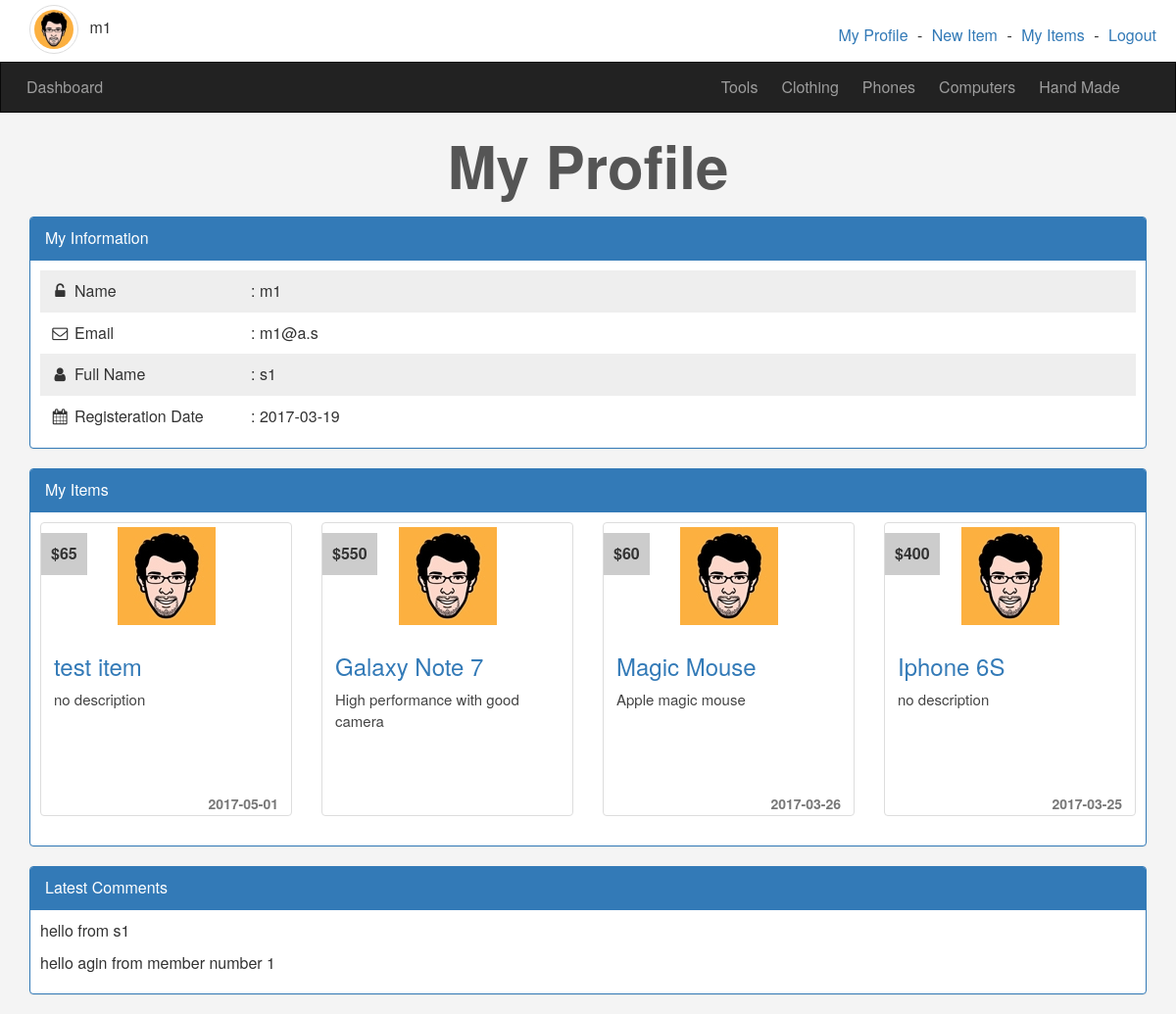
Page /project/profile.php (signed in) on the committed database.
### tables this page shows
CREATE TABLE `categories` (
  `Cat_ID` int(11) NOT NULL,
  `Cat_Name` varchar(255) NOT NULL,
  `Cat_Description` text NOT NULL,
  `Cat_Parent` int(11) NOT NULL,
  `Cat_Ordering` int(11) NOT NULL,
  `Cat_Visibility` tinyint(4) NOT NULL DEFAULT '0',
  `Allow_Comment` tinyint(4) NOT NULL DEFAULT '0',
  `Allow_Ads` tinyint(4) NOT NULL DEFAULT '0'
);

CREATE TABLE `users` (
  `User_ID` int(11) NOT NULL,
  `User_Name` varchar(255) NOT NULL,
  `Password` varchar(255) NOT NULL,
  `Email` varchar(255) NOT NULL,
  `Full_Name` varchar(255) NOT NULL,
  `Group_ID` int(11) NOT NULL,
  `Trust_Status` int(11) NOT NULL DEFAULT '0',
  `Reg_Status` int(11) NOT NULL DEFAULT '0',
  `User_Add_Date` date NOT NULL,
  `User_Img` varchar(255) NOT NULL
);

CREATE TABLE `items` (
  `Item_ID` int(11) NOT NULL,
  `Item_Name` varchar(255) NOT NULL,
  `Item_Description` text NOT NULL,
  `Item_Price` smallint(7) NOT NULL,
  `Add_Date` date NOT NULL,
  `Country_Made` varchar(255) NOT NULL,
  `Item_Image` varchar(255) NOT NULL,
  `Item_Status` varchar(255) NOT NULL,
  `Item_Rating` smallint(6) NOT NULL,
  `Item_Approve` tinyint(4) NOT NULL DEFAULT '0',
  `Cat_Id` int(11) NOT NULL,
  `Member_Id` int(11) NOT NULL
);

CREATE TABLE `comments` (
  `Comment_ID` int(11) NOT NULL,
  `Comment_Value` text NOT NULL,
  `Comment_Status` tinyint(4) NOT NULL DEFAULT '0',
  `Comment_Date` date NOT NULL,
  `Item_Id` int(11) NOT NULL,
  `User_Id` int(11) NOT NULL
);

### project/init.php (called while the page is built, shortened)
<?php
    include 'admin/connect.php';
    $func = 'include/functions/';
    $temp = 'include/template/';
    $css = 'layout/css/';
    include $func . 'functions.php';
    include $temp . 'header.php';
?>

### project/include/functions/functions.php (called while the page is built, shortened)
<?php
function getAllFrom($tableName, $orderBy){
    global $con;
    $getAll = $con->prepare("Select  *  From  $tableName ORDER BY $orderBy DESC");
    $getAll->execute();
    $all = $getAll->fetchAll();
    return $all;
}
function getItem($where, $value, $approve = null)
{
    global $con;
    $sql = $approve == null ? 'AND Item_Approve = 1' : '';
    $getItem = $con->prepare("Select  *  From  items WHERE $where =? $sql ORDER BY Item_ID DESC");
    $getItem->execute(array($value));
    $items = $getItem->fetchAll();
    return $items;
}

### project/profile.php (the view, shortened to what this page needs)
<?php
    include 'init.php';
    if(isset($_SESSION['user'])){
        $getUser = $con->prepare("SELECT * FROM users WHERE User_Name=?");
        $getUser->execute(array($session_user));
        $info = $getUser->fetch();
?>
        <h1 class="text-center"> My Profile</h1>
        <div class="information block">
            <div class="container">
                <div class="panel panel-primary">
                    <div class="panel-heading ">My Information</div>
                    <div class="panel-body">
                        <ul class="list-unstyled">
                            <li>
                                <i class="fa fa-unlock-alt fa-fw"></i>
                                <span>Name </span>:
                                <?php echo $info['User_Name'];?>
                            </li>
                            <li>
                                <i class="fa fa-envelope-o fa-fw"></i>
                                <span>Email </span>:
                                <?php echo $info['Email'];?>
                            </li>
                            <li>
                                <i class="fa fa-user fa-fw"></i>
                                <span>Full Name </span>:
                                <?php echo $info['Full_Name'];?>
                            </li>
                            <li>
                                <i class="fa fa-calendar fa-fw"></i>
                                <span>Registeration Date </span>:
                                <?php echo $info['User_Add_Date'];?>
                            </li>
                        </ul>
                    </div>
                </div>
            </div>
        </div>
        <div id="my-item" class="my-ad block">
            <div class="container">
                <div class="panel panel-primary">
                    <div class="panel-heading">My Items</div>
                    <div class="panel-body">
                        <?php
                            if(!empty(getItem('Member_Id', $info['User_ID']))){
                                echo'<div class="row">';
                                foreach (getItem('Member_Id', $info['User_ID'], 1) as $item){
                                    ?>
                                        <div class="col-sm-6 col-md-3">
                                            <div class="thumbnail item-box">
                                                <span class="item-price"><?php echo '$' . $item['Item_Price']; ?></span>
                                                <img class="img-responsive" src="layout/images/items/item.jpg" alt=""/>
                                                <div class="caption">
                                                    <h3><a href="items.php?itemId=<?php echo $item['Item_ID'] ?>"><?php echo $item['Item_Name']; ?></a></h3>
                                                    <p class="description"><?php echo $item['Item_Description']; ?></p>
                                                    <span class="add-date"><?php echo $item['Add_Date'] ?></span>
                                                </div>
                                            </div>
                                        </div>
                                 <?php
                                }
                                echo '</div>';
                            } else{
                                echo 'There is no ads to show. create <a  href="newads"class="new-ads"> new ad </a>';
                            }
                       ?>
                    </div>
                </div>
            </div>
        </div>
        <div class="my-comments block">
            <div class="container">
                <div class="panel panel-primary">
                    <div class="panel-heading">Latest Comments</div>
                    <div class="panel-body">
                        <?php
                            $stmt = $con->prepare("SELECT * FROM comments WHERE User_Id=?");
                            $stmt->execute(array($info['User_ID']));
                            $comments=$stmt->fetchAll();
                            if(!empty($comments)){
                                foreach ($comments as $comment){
                                    echo '<p>' .  $comment['Comment_Value'] . '</p>';
                                }
                            } else {
                                    echo 'There is no comment to show ';
                            }
                        ?>
                    </div>
                </div>
            </div>
        </div>
<?php
    }
    else{
        header('Location: login.php');
    }
     include $temp . "footer.php"; ?>

### project/include/template/header.php (shortened to what this page needs)
<!DOCTYPE html>
<html>
	<head>
		<link rel="stylesheet" href="<?php echo $css ?>bootstrap.min.css" />
		<link rel="stylesheet" href="<?php echo $css ?>font-awesome.min.css" />
        <link rel="stylesheet" href="<?php echo $css ?>jquery-ui.min.css" />
        <link rel="stylesheet" href="<?php echo $css ?>jquery.selectBoxIt.css" />
		<link rel="stylesheet" href="<?php echo $css ?>user-style.css" />
	</head>
	<body>
        <div class="upper-bar">
            <div class="container">
            <?php
                if(isset($_SESSION['user'])){
            ?>
                <div class="text-center my-info">
                    <img class="my-image img-thumbnail img-circle" src="layout/images/items/item.jpg" alt="">
                    <span><?php echo $_SESSION['user'] ?></span>
                </div>
                <ul class="list-unstyled navbar-right">
                    <li><a href="profile.php"> My Profile</a></li> -
                    <li><a href="newads.php"> New Item</a></li> -
                    <li><a href="profile.php#my-item"> My Items</a></li> -
                    <li><a href="logout.php"> Logout</a></li>
                </ul>
                    <?php
                    } else{
                ?>
                        <a href="login.php">
                            <span class="pull-right">Login / Sign Up</span>
                        </a>
                <?php
                    }
                ?>
            </div>
        </div>
            <nav class="navbar navbar-inverse">
                <div class="container">
                    <div class="navbar-header">
                        <a class="navbar-brand" href="index.php"> Dashboard </a>
                    </div>
                    <div class="collapse navbar-collapse navbar-right" id="app-nav">
                        <ul class="nav navbar-nav ">
                            <?php
                                foreach (getAllFrom('categories', 'Cat_ID') as $cat){
                                    if($cat['Cat_Parent'] == 0){
                                        echo '<li><a href="categories.php?pageId=' . $cat['Cat_ID'] .'&pageName=' . str_replace(' ', '-', $cat['Cat_Name']) .'">' . $cat['Cat_Name'] . '</a></li>';
                                    }
                                }
                            ?>
                        </ul>
                    </div>
                </div>
            </nav>

### project/layout/css/user-style.css (style rules this page uses)
body { background-color: #F4F4F4; font-size: 16px; }
h1 { font-size: 60px; margin: 20px 0; font-weight: bold; color: #555; }
.navbar { border-radius: 0; margin-bottom: 20px; }
.nav > li > a, .navbar-brand { padding: 15px 12px }
.navbar-brand { font-size: 1em; }
.upper-bar { background-color: #FFF; padding:5px }
.upper-bar .my-info { display: inline-block; }
.upper-bar .my-info .my-image { max-width: 50px; margin-right: 7px; }
.upper-bar ul { padding-top: 20px; }
.upper-bar ul li { display: inline-block; margin-left: 5px; margin-right:5px; }
.item-box { position:relative; overflow: hidden; height:300px; }
.item-box .item-price, .not-approve { position: absolute; top: 10px; left: 0; background-color: #CCC; padding: 10px; font-weight:bold; }
.add-date { float:right; color:#777; font-size: 14px; font-weight:bold; margin-top: 75px; }
.description { font-size: 15px; color: #444; }
.information { margin-top: 20px; }
.block .panel-body { padding: 10px }
.information ul { padding: 0; margin: 0; }
.information ul li { padding: 10px; }
.information ul li:nth-child(odd) { background-color: #EEE; }
.information ul li span { display: inline-block; width: 180px; }

### rows in the picture
categories: Cat_Name "Tools"
categories: Cat_Name "Clothing"
categories: Cat_Name "Phones"
categories: Cat_Name "Computers"
categories: Cat_Name "Hand Made"
users: User_Name "m1", Email "m1@a.s", Full_Name "s1", User_Add_Date "2017-03-19"
items: Item_Price "65", Item_Name "test item", Item_Description "no description", Add_Date "2017-05-01"
items: Item_Price "550", Item_Name "Galaxy Note 7", Item_Description "High performance with good camera"
items: Item_Price "60", Item_Name "Magic Mouse", Item_Description "Apple magic mouse", Add_Date "2017-03-26"
items: Item_Price "400", Item_Name "Iphone 6S", Item_Description "no description", Add_Date "2017-03-25"
comments: Comment_Value "hello from s1"
comments: Comment_Value "hello agin from member number 1"

### other values in the picture
$_SESSION['user'] "m1"
